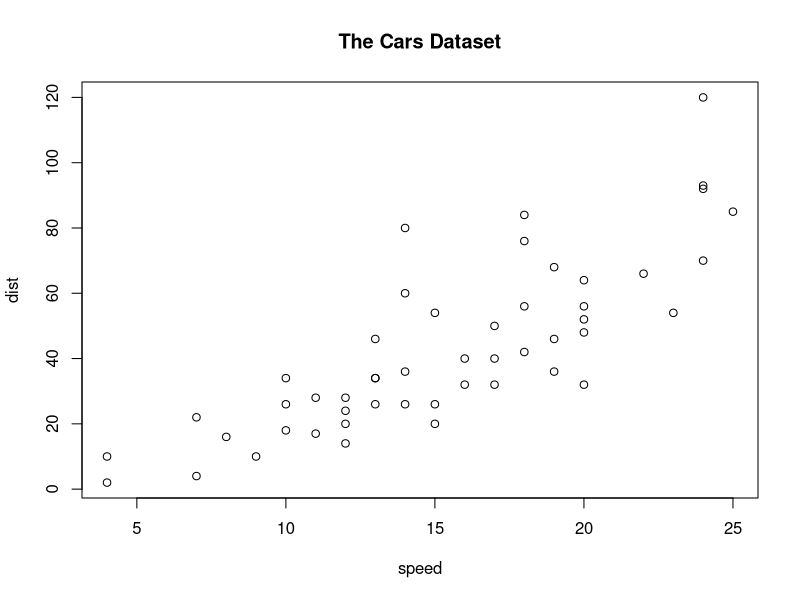
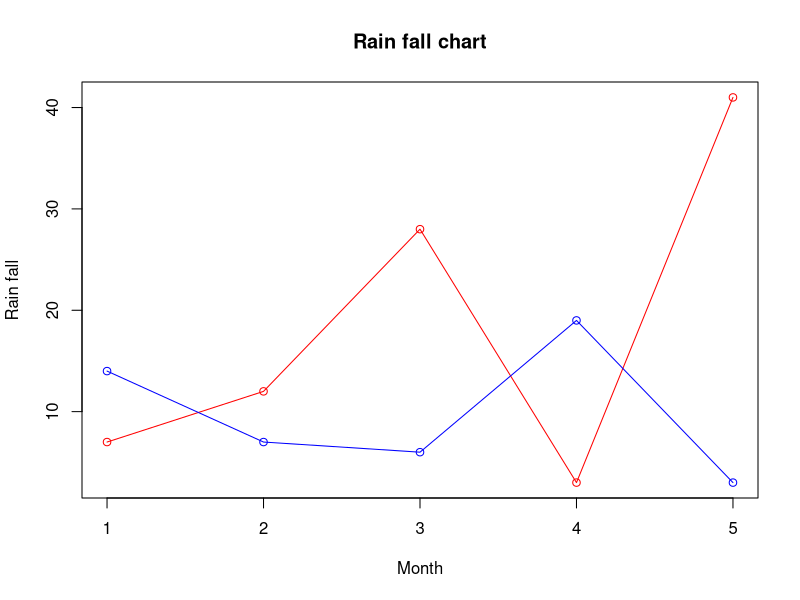

Source code (R) for these figures, in order:
## ---- chunk 1
setwd("/media/eric/Data/IIT/CS422/homwork/cs422/hw0")
data(cars)
cars
## ---- chunk 2
plot(cars, main="The Cars Dataset")

v <- c(7,12,28,3,41)
t <- c(14,7,6,19,3)
plot(v,type = "o",col = "red", xlab = "Month", ylab = "Rain fall", main = "Rain fall chart")
# using lines() function can draw multi-plot in a plot.
lines(t, type = "o", col = "blue")
## ---- chunk 3
summary(cars)
## ---- chunk 4
summ <- summary(cars)
max.speed.str <- summ[,1][6]
max.speed.str <- strsplit(max.speed.str, ":")
max.speed <- max.speed.str[[1]][2]

min.dist.str <- summ[,2][1]
min.dist.str <- strsplit(min.dist.str, ":  ")
min.dist <- min.dist.str[[1]][2]

str <- paste0("Maximum speed is ", max.speed, ", and minimum distance is ", 
              min.dist)
str
